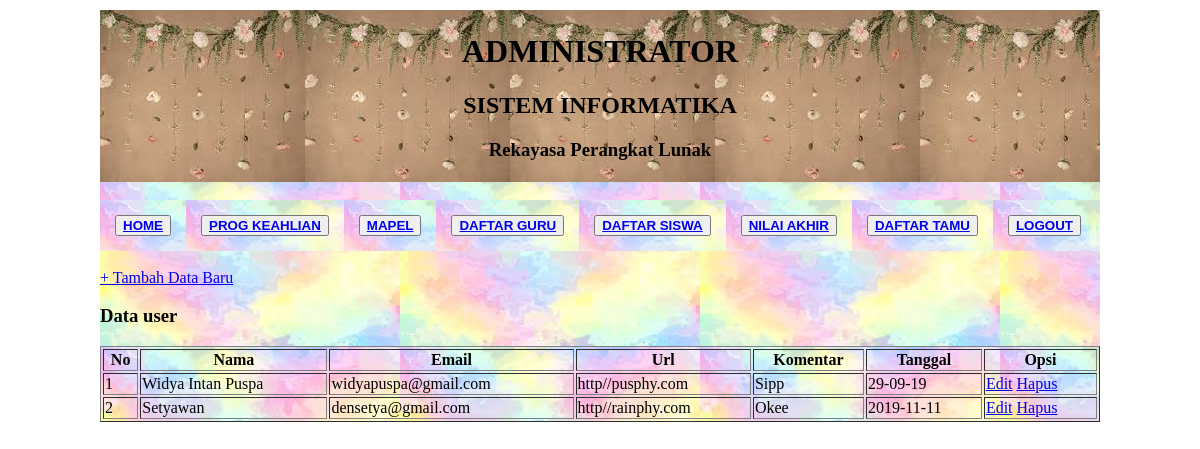
The app's page /admin/guesbook/index.php with its own data.
### tables this page shows
CREATE TABLE IF NOT EXISTS `guesbook` (
  `id` int(10) NOT NULL,
  `nama` varchar(40) NOT NULL,
  `email` varchar(20) NOT NULL,
  `url` varchar(50) NOT NULL,
  `komentar` text NOT NULL,
  `tanggal` varchar(20) NOT NULL
);

### admin/guesbook/index.php (the view, shortened to what this page needs)
<!DOCTYPE html>
<html>
<head>
	<link rel="stylesheet" type="text/css" href="style.css">
</head>
<body>
<div class="wrap">
    <div class="judul">
	    <h1>ADMINISTRATOR</h1>
	    <h2>SISTEM INFORMATIKA</h2>
	    <h3>Rekayasa Perangkat Lunak</h3>
	</div>
	<br/>
	<div class="menu">
	<ul>
	<li><a href ="http://localhost/pendidikan/admin/welcome/index.php"><b><button class="button1">HOME</a></b></li>
	<li><a href ="http://localhost/pendidikan/admin/program_keahlian/index.php"><b><button class="button1">PROG KEAHLIAN</a></b></li>
	<li><a href ="http://localhost/pendidikan/admin/mapel/index.php"><b><button class="button1">MAPEL</a></b></li>
	<li><a href="http://localhost/pendidikan/admin/guru/index.php"><b><button class="button1">DAFTAR GURU<a></b></li>
	<li><a href="http://localhost/pendidikan/admin/siswa/index.php"><b><button class="button1">DAFTAR SISWA<a></b></li>
	<li><a href="http://localhost/pendidikan/admin/nilai_akhir/index.php"><b><button class="button1">NILAI AKHIR<a></b></li>
	<li><a href="http://localhost/pendidikan/admin/guesbook/index.php?pesan=hapus"><b><button class="button1">DAFTAR TAMU<a></b></li>
	<li><a href ="http://localhost/pendidikan/index.php?dir=depan&link=program_keahlian"><b><button class="button1">LOGOUT</a></b></li>
	 </ul>
	 </div>
	<br/>
	<a class="tombol" href="input.php">+ Tambah Data Baru</a>
	<h3>Data user</h3>
	<table border="1" class="table" width="100%">
	    <tr>
		    <th>No</th>
			<th>Nama</th>
			<th>Email</th>
			<th>Url</th>
			<th>Komentar</th>
			<th>Tanggal</th>
			<th>Opsi</th>
	    </tr>
		<?php
		$query_mysql = mysql_query("SELECT * FROM guesbook")or die(mysql_error());
		$nomor = 1;
		while($data = mysql_fetch_array($query_mysql)){
		?>
		<tr>
		    <td><?php echo $nomor++; ?></td>
			<td><?php echo $data['nama']; ?></td>
			<td><?php echo $data['email']; ?></td>
			<td><?php echo $data['url']; ?></td>
			<td><?php echo $data['komentar']; ?></td>
			<td><?php echo $data['tanggal']; ?></td>
			<td>
			    <a href="edit.php?id=<?php echo $data['id']; ?>">Edit</a>
		        <a href="hapus.php?id=<?php echo $data['id']; ?>">Hapus</a>
			</td>
		</tr>
		<?php } ?>
	</table>
</body>
</html>

### admin/guesbook/style.css (style rules this page uses)
.wrap { background: url('i.jpg'); width: 1000px; margin: 10px auto; }
.wrap .judul { background: url('l.jpg'); padding: 2px 10px; text-align: center; }
.wrap .menu ul { background: url('i.jpg'); }
.wrap .menu ul { padding: 0; margin: 0; background: url('i.jpg'); overflow: hidden; }
.wrap .menu ul li { float: left; list-style-type: none; padding: 15px; background: url('i.jpg'); }

### records on screen
guesbook: nama "Widya Intan Puspa", email "widyapuspa@gmail.com", url "http//pusphy.com", komentar "Sipp", tanggal "29-09-19"
guesbook: nama "Setyawan", email "densetya@gmail.com", url "http//rainphy.com", komentar "Okee", tanggal "2019-11-11"
